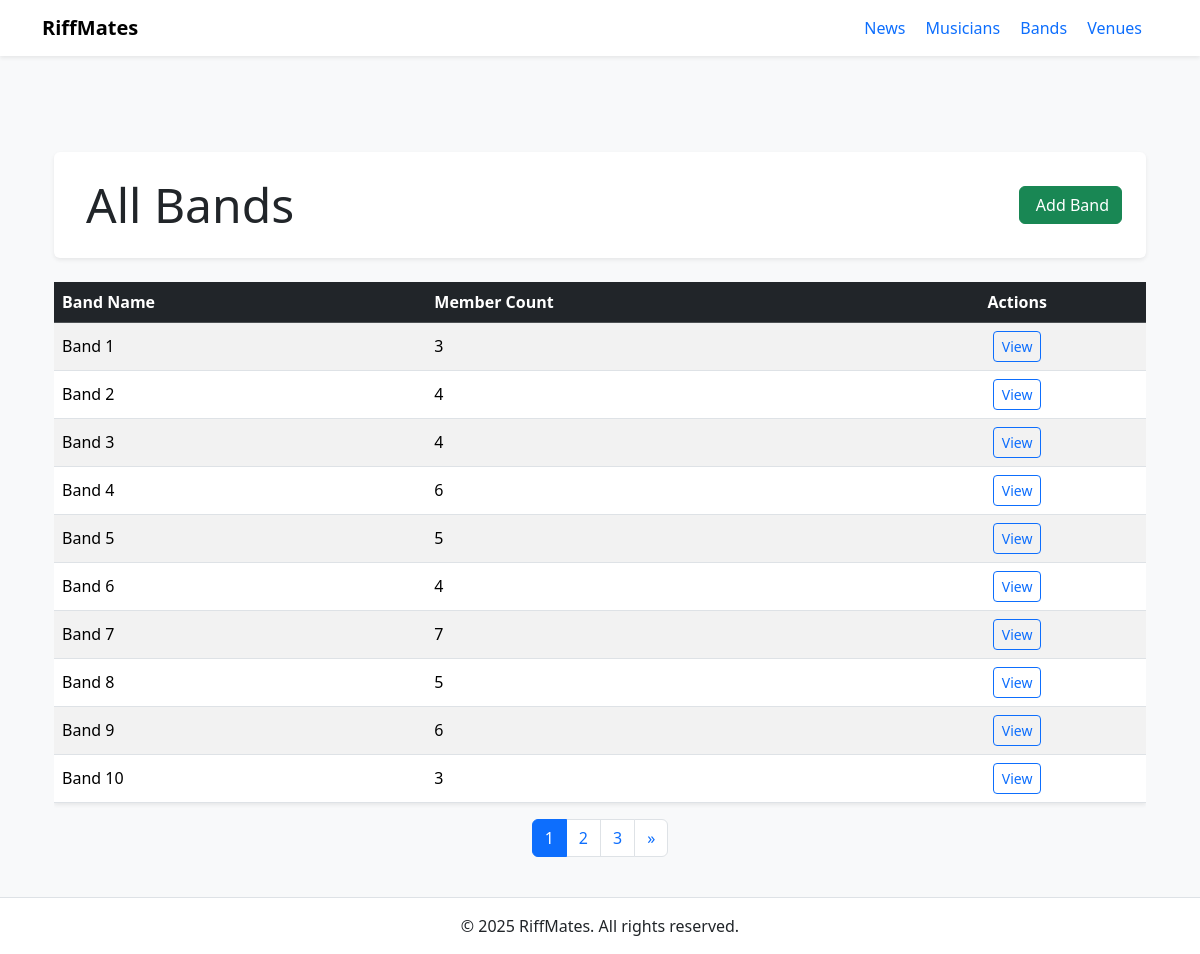
Screenshot of /bands/ with the database file from the repository.
### band/models.py (models this page shows, shortened)
class Band(models.Model):
    name = models.CharField(max_length=50)
    musicians = models.ManyToManyField(Musician)

### band/views.py (the view)
# urls.py: path('bands/', bandViews.band_list, name='band_list'),
def band_list(request):
    per_page = request.GET.get('per_page', 10)
    try:
        per_page = int(per_page)
        per_page = min(max(1, per_page), 50)
    except ValueError:
        per_page = 10
    bands_list = Band.objects.all()
    paginator = Paginator(bands_list, per_page)
    page_number = request.GET.get('page')
    try:
        bands = paginator.page(page_number)
    except PageNotAnInteger:
        bands = paginator.page(1)
    except EmptyPage:
        bands = paginator.page(paginator.num_pages)
    context = {
        'bands': bands,
        'per_page': per_page,
    }
    return render(request, 'band_list.html', context)

### templates/band_list.html (shortened to what this page needs)
{% extends "base.html" %}
{% load static %}
{% block content %}
<div class="container mt-5">
  <div class="d-flex justify-content-between align-items-center bg-white p-4 shadow-sm rounded mb-4">
    <h1 class="display-5 text-dark m-0">
      All Bands
    </h1>
    <a href="" class="btn btn-success">
       Add Band
    </a>
  </div>
  <div class="table-responsive">
    <table class="table table-hover table-striped shadow-sm align-middle">
      <thead class="table-dark">
        <tr>
          <th>Band Name</th>
          <th>Member Count</th>
          <th class="text-center">Actions</th>
        </tr>
      </thead>
      <tbody>
        {% for band in bands %}
        <tr>
          <td>{{ band.name }}</td>
          <td>{{ band.musicians.count }}</td>
          <td class="text-center">
            <a href="{% url 'band_detail' band.id %}" class="btn btn-sm btn-outline-primary">
               View
            </a>
          </td>
        </tr>
        {% endfor %}
      </tbody>
    </table>
  </div>
  {% if bands.paginator.num_pages > 1 %}
  <nav aria-label="Page navigation">
    <ul class="pagination justify-content-center">
      {% for num in bands.paginator.page_range %}
      <li class="page-item {% if num == bands.number %}active{% endif %}">
        <a class="page-link" href="?page={{ num }}&per_page={{ per_page }}">{{ num }}</a>
      </li>
      {% endfor %}
      {% if bands.has_next %}
      <li class="page-item">
        <a class="page-link" href="?page={{ bands.next_page_number }}&per_page={{ per_page }}" aria-label="Next">
          <span aria-hidden="true">&raquo;</span>
        </a>
      </li>
      {% endif %}
    </ul>
  </nav>
  {% endif %}
</div>
{% endblock %}

### rows the page displays
Band: name "Band 1", musicians.count "3"
Band: name "Band 2", musicians.count "4"
Band: name "Band 3", musicians.count "4"
Band: name "Band 4", musicians.count "6"
Band: name "Band 5", musicians.count "5"
Band: name "Band 6", musicians.count "4"
Band: name "Band 7", musicians.count "7"
Band: name "Band 8", musicians.count "5"
Band: name "Band 9", musicians.count "6"
Band: name "Band 10", musicians.count "3"

### other values shown
{{ num }} "1" "2" "3"
{{ year|default:"2025" }} "2025"
